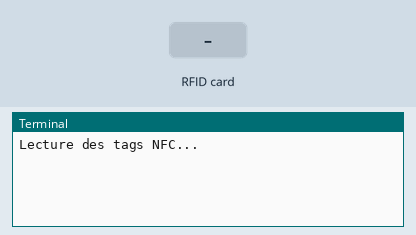
Bench run of a program on a simulated Raspberry Pi (BCM pin numbers). Parts: the last lines printed to the terminal. The test bench sets the inputs (shaded band). Web requests get an empty 200 reply after 0.4 s.

Above: at 1.2 s.
1.3 s: RFID card EC 51 C7 01 held to the reader
At 1.8 s:
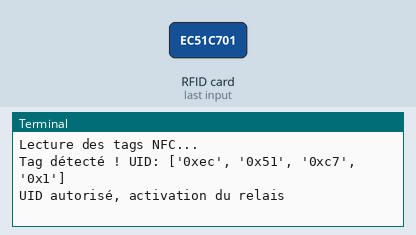
2.8 s: RFID card 5E 7A 19 C4 held to the reader
At 4.9 s:
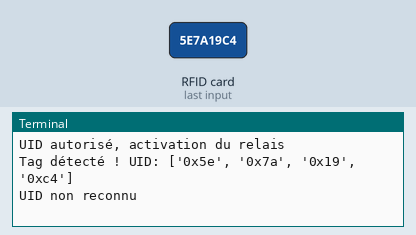

Measured:
- after the input at 1.3 s, the terminal: prints a new line at once (image 1)
- after the input at 2.8 s, the terminal: prints a new line after 0.90 s (image 2)

The program:

send_i2c.py
```python
import board
import busio
from digitalio import DigitalInOut
from adafruit_pn532.i2c import PN532_I2C
import requests
import time

# Initialisation I2C
i2c = busio.I2C(board.SCL, board.SDA)
pn532 = PN532_I2C(i2c, debug=False)

pn532.SAM_configuration()  # Active la lecture NFC

print("Lecture des tags NFC...")

# UID d’un tag autorisé (à adapter)
UID_AUTORISE = [0xec, 0x51, 0xc7, 0x1]

while True:
    uid = pn532.read_passive_target(timeout=0.5)

    if uid is not None:
        print("Tag détecté ! UID:", [hex(i) for i in uid])

        if list(uid) == UID_AUTORISE:
            print("UID autorisé, activation du relais")
            try:
                requests.post("http://localhost:3000/control-relais/1")
            except Exception as e:
                print("Erreur HTTP:", e)
        else:
            print("UID non reconnu")

        time.sleep(2)  # anti-déclenchement multiple
```
